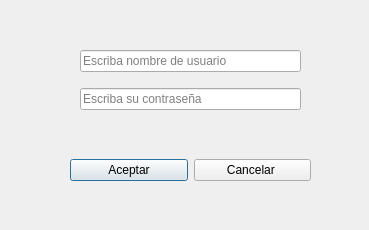
<?xml version="1.0" encoding="UTF-8"?>
<ui version="4.0">
 <class>Login</class>
 <widget class="QDialog" name="Login">
  <property name="geometry">
   <rect>
    <x>0</x>
    <y>0</y>
    <width>369</width>
    <height>230</height>
   </rect>
  </property>
  <property name="windowTitle">
   <string>Login</string>
  </property>
  <widget class="QWidget" name="verticalLayoutWidget">
   <property name="geometry">
    <rect>
     <x>80</x>
     <y>40</y>
     <width>221</width>
     <height>80</height>
    </rect>
   </property>
   <layout class="QVBoxLayout" name="verticalLayout">
    <item>
     <widget class="QLineEdit" name="nombreu">
      <property name="placeholderText">
       <string>Escriba nombre de usuario</string>
      </property>
     </widget>
    </item>
    <item>
     <widget class="QLineEdit" name="contrase">
      <property name="echoMode">
       <enum>QLineEdit::Password</enum>
      </property>
      <property name="placeholderText">
       <string>Escriba su contraseña</string>
      </property>
     </widget>
    </item>
   </layout>
  </widget>
  <widget class="QWidget" name="horizontalLayoutWidget">
   <property name="geometry">
    <rect>
     <x>70</x>
     <y>130</y>
     <width>241</width>
     <height>80</height>
    </rect>
   </property>
   <layout class="QHBoxLayout" name="horizontalLayout">
    <item>
     <widget class="QPushButton" name="Aceptar">
      <property name="text">
       <string>Aceptar</string>
      </property>
      <property name="autoDefault">
       <bool>true</bool>
      </property>
      <property name="default">
       <bool>true</bool>
      </property>
      <property name="flat">
       <bool>false</bool>
      </property>
     </widget>
    </item>
    <item>
     <widget class="QPushButton" name="Cancelar">
      <property name="text">
       <string>Cancelar </string>
      </property>
     </widget>
    </item>
   </layout>
  </widget>
 </widget>
 <resources/>
 <connections/>
</ui>
